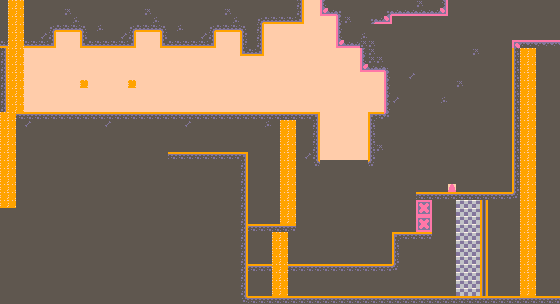

Below is a game level as drawn by its tile map, then a one-line description and the .tmx that defines it (tile-layer data replaced by summaries):
An orthogonal 70x38 tile map with 8x8 px tiles, 4 tile layers (tiles, collide, spawns, waterfall) and 2 objects.

<map version="1.10" tiledversion="1.11.2" orientation="orthogonal" renderorder="right-down" width="70" height="38" tilewidth="8" tileheight="8" infinite="0" nextlayerid="7" nextobjectid="4">
 <tileset firstgid="1" source="sample-sheet.tsx" />
 <layer id="1" name="tiles" width="70" height="38">
  <data>[2660 cells, 2643 non-empty, 21 distinct tile ids]</data>
 </layer>
 <layer id="2" name="collide" width="70" height="38">
  <data>[2660 cells, 390 non-empty, 19 distinct tile ids]</data>
 </layer>
 <layer id="3" name="spawns" width="70" height="38">
  <data>[2660 cells, 4 non-empty, 3 distinct tile ids]</data>
 </layer>
 <objectgroup id="5" name="ui">
  <object id="1" x="456" y="200">
   <properties>
    <property name="msg" value="Round up the goslings!" />
   </properties>
   <polygon points="0,0 0,96 24,96 24,0" />
  </object>
  <object id="3" x="8" y="48">
   <properties>
    <property name="msg" value="Move with ARROW keys" />
   </properties>
   <polygon points="0,0 0,64 120,64 120,0" />
  </object>
 </objectgroup>
 <objectgroup id="6" name="Object Layer 2" />
 <layer id="4" name="waterfall" width="70" height="38">
  <data>[2660 cells, 156 non-empty, 1 distinct tile ids]</data>
 </layer>
</map>
